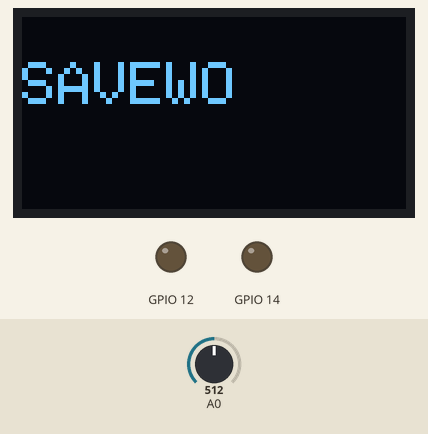
This sketch was run on a simulated ESP8266 (NodeMCU). On the bench: 128×64 one-colour display, output pins drawn as LEDs (lit = HIGH). Inputs (shaded band) come from the test bench; at power-on: A0 = 512. WiFi joins after 1.5 s; servers stay silent unless stated; what the sketch prints to the serial monitor is not drawn.

Above: at 2.1 s.
At 5.4 s:
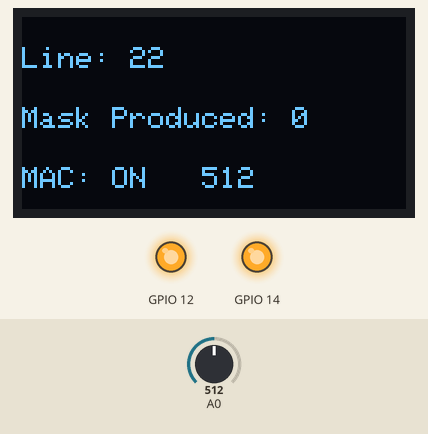
5.5 s: A0 set to 716
At 6.4 s:
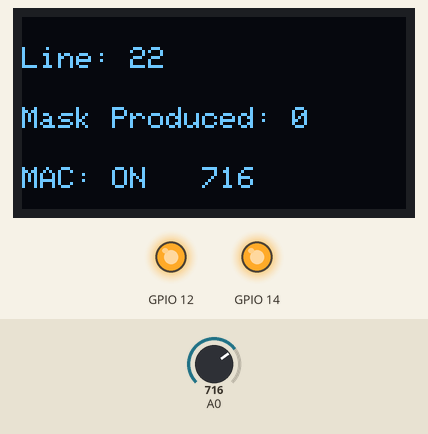
7.0 s: A0 set to 785
At 7.5 s:
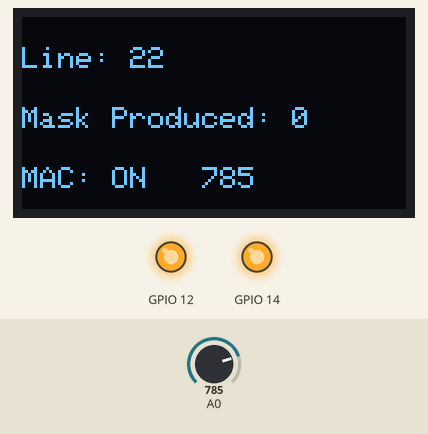
8.5 s: A0 set to 817
At 9.9 s:
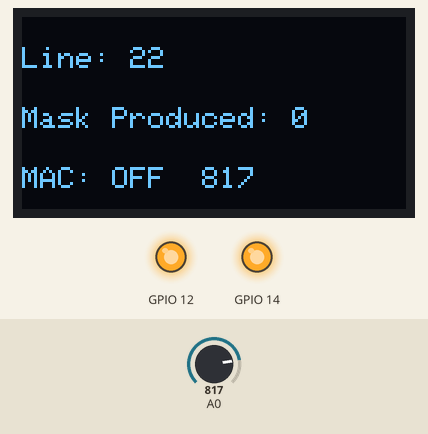
Timing chart, 0 to 11.5 s (numbered marks = the images above; inputs shaded):
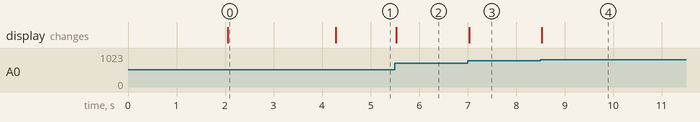

The sketch:

Mask_Counter_Line22.ino
```cpp
#include <ESP8266WiFi.h>
#include <WiFiClientSecure.h>

int counter = 0;
int _timer = 0;
int signalVal = 0;
int sw = 0;
int sw2 = 0;
int sw3 = 0;
int sw4 = 0;
int _passtime = 0;

String GAS_ID = "AKfycbxAOOH2jAE0nHHLdYm4DtFSXuoPjIZ3mFYxcwVIzC-bFp1hGqOL";
char ssid[] = "Savewo Lab";
char pass[] = "KenKen2022-";

const char* host = "script.google.com";
const int httpsPort = 443;

unsigned long previousMillis = 0;
const long period = 300000;

WiFiClientSecure client; //Create a WiFiClientSecure object.

// OLED settings
#include <Wire.h>
#include <Adafruit_GFX.h>
#include <Adafruit_SH110X.h>
#define i2c_Address 0x3c //initialize with the I2C addr 0x3C
#define SCREEN_WIDTH 128 // OLED display width, in pixels
#define SCREEN_HEIGHT 64 // OLED display height, in pixels
#define OLED_RESET -1   //   QT-PY / XIAO
Adafruit_SH1106G display = Adafruit_SH1106G(SCREEN_WIDTH, SCREEN_HEIGHT, &Wire, OLED_RESET);

void setup() {
  Serial.begin(9600);
  WiFi.begin(ssid, pass);

  delay(2000);

  // OLED Start
  display.begin(i2c_Address, true);
  display.clearDisplay();
  display.setTextSize(2);
  display.setTextColor(1);
  display.setCursor(0, 15);
  display.print("SAVEWO");
  display.display();
  delay(2000);

  // 24V siganl pin
  pinMode(12, OUTPUT);
  digitalWrite(12, HIGH);

  // reset button pin
  pinMode(14, OUTPUT);
  digitalWrite(14, HIGH);

  _sendData(0);

  Serial.println("Set up finished");
}

void loop() {
  _maskcounter();
  _button();
  _display();
  _sendDelay();
  _send0();
  delay(1);
}

// counter + 1 when 24V signal is shorted
void _maskcounter() {
  signalVal = analogRead(A0);
  //Serial.println(signalVal);

  if (signalVal < 800) {
    //Serial.println("24V ON OK");
    if (digitalRead(12) == LOW && sw == 0) {
      delay(1000);
      sw = 1;
      counter++;
      Serial.println(counter);
    }
    else if (digitalRead(12) == HIGH && sw == 1) {
      sw = 0;
    }
  }
  else {
    //Serial.println("NO Signal");
  }
}

// reset counter = 0 when button is pressed
void _button() {
  if (digitalRead(14) == LOW && sw2 == 0) {
    _sendData(counter);
    delay(300);
    sw2 = 1;
    counter = 0;
    Serial.println(counter);
    //delay(1000);
  }
  else if (digitalRead(14) == HIGH && sw2 == 1) {
    sw2 = 0;
  }
}

void _sendData(int num) {

  client.setInsecure();

  if (!client.connect(host, httpsPort)) {
    Serial.println("connection failed");

    //return;
  }
  String string_counter =  String(num);
  String url = "/macros/s/" + GAS_ID + "/exec?_number=" + string_counter ;

  client.print(String("GET ") + url + " HTTP/1.1\r\n" +
               "Host: " + host + "\r\n" +
               "User-Agent: BuildFailureDetectorESP8266\r\n" +
               "Connection: close\r\n\r\n");
}

void  _display() {
  display.clearDisplay();
  display.setTextSize(1);
  display.setTextColor(1);
  display.setCursor(0, 10);
  display.print("Line: 22");
  display.setCursor(0, 30);
  display.print("Mask Produced: ");
  display.println(counter);
  display.setCursor(0, 50);
  if (signalVal < 800) {
    display.print("MAC: ON");
  }
  else {
    display.print("MAC: OFF");
  }
  display.setCursor(60,50);
  display.print(signalVal);
  display.display();
}

void _sendDelay() {
  unsigned long currentMillis = millis();
  if (currentMillis - previousMillis >= period) {
    previousMillis = currentMillis;
    if (counter != 0) {
      sw3 = 1;
      _sendData(counter);
    }
    else if (counter == 0 && sw3 == 1) {
      sw3 = 0;
    }
  }
}

void _send0() {
  if (counter == 0 && sw4 == 0) {
    _sendData(counter);
    sw4 = 1;
  }
  else if (counter != 0 && sw4 == 1) {
    sw4 = 0;
  }
}
```

Measured:
- the behaviour switches between 799 and 800 on A0 (found by bisection; images 3 and 4)
- after the input at 5.5 s, the display: changes at once (image 2)
- after the input at 7.0 s, the display: changes at once (image 3)
- after the input at 8.5 s, the display: changes at once (image 4)
- what the display in image 0 shows lasts 2.2 s, from 2.1 s to 4.3 s
